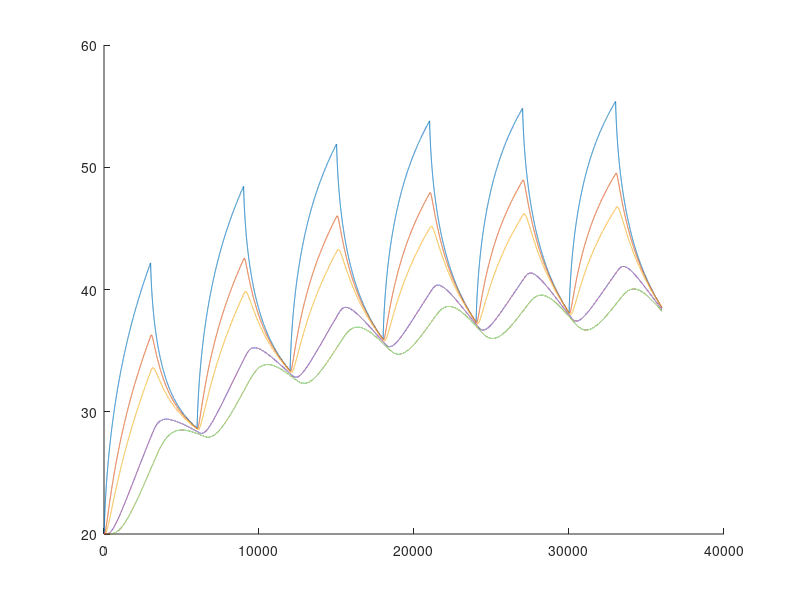
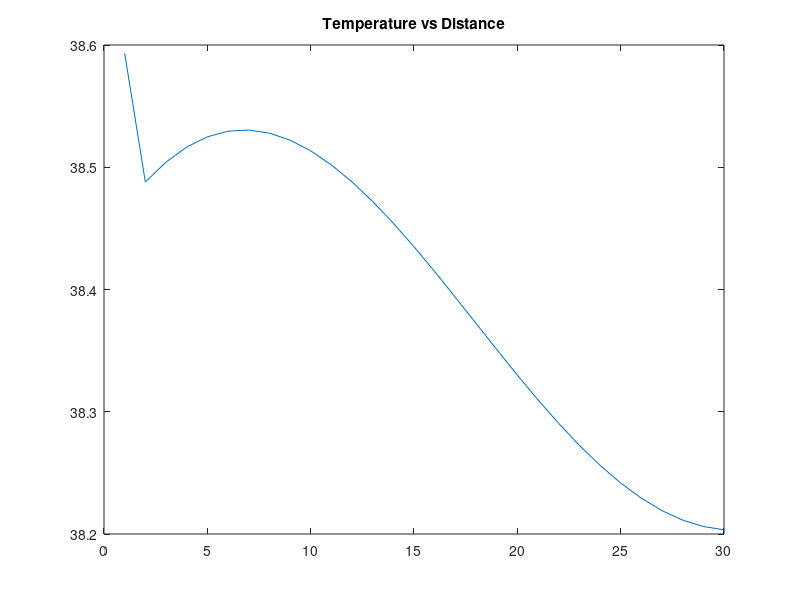

The MATLAB source for these figures, in order: (Note: this script raises an error after producing the figures.)
l = 0.3; %Length of rod
k = 205; %Conductivity
c = 900; %Heat capacity
p = 2700; %density
r = 0.01 ; %Radius
k_c = 5; 
sigma = 5.67*(10^-8); %Stefan-Boltzman constant
P = 9.6; %Power

delta_x = 0.01; %Distance step
N = l / delta_x; %Total Intervals
delta_t = 0.1; %Time step
%T_heat = 50; %Heating Temperature
T_amb = 20; %Ambient Temperature

T_coeff = delta_t/(c * p * pi * (r^2) * delta_x);

time = 36000;

x = linspace(0,l,((l/delta_x))); %Distance vector
x_mid = x+(delta_x/2); %Midpoint vector

Temp = zeros([time ((l/delta_x))]); %Temperature vector
Temp_change = zeros([1 ((l/delta_x))]); %Temperature change vector
Temp =Temp +T_amb;

 for i = 2:time
     
    if mod(floor(i/3000)+1,2)== 0
        P = 0;
    else
        P = 9.6;
    end

    %Mid points
    Temp_change(2:N-1) = (k*delta_t/(c*p))*((Temp(i-1,1:N-2)-2*Temp(i-1,2:N-1)+Temp(i-1,3:N))/(delta_x^2));
        
    %End points
    Temp_change(1) = Temp_change(1) +((-k/(c*p*(delta_x^2)))*(Temp(i-1,1) - Temp(i-1,2))*(delta_t)); %Transfer to next slice, 1 - 2
    Temp_change(1) = Temp_change(1) +((T_coeff)*P); %Gain from power source
    
    Temp_change(30) = (((k/(c*p*(delta_x^2)))*(Temp(i-1,29) - Temp(i-1,30))*(delta_t))); %Transfer from slice before
    
    Temp_change = Temp_change - (T_coeff)*(2*pi*r*delta_x)*(k_c*(Temp(i-1,:)-T_amb)+(sigma*((Temp(i-1,:)+273).^4-(T_amb+273)^4))); %Convective and radiative loss
     
    Temp(i,:) = Temp_change + Temp(i-1,:);

    %Plot settings
        
    %pause(.01);
 end

figure
hold on
plot(Temp(:,3));
plot(Temp(:,8));
plot(Temp(:,11));
plot(Temp(:,19));
plot(Temp(:,28));

figure
plot(Temp(time,:));
title('Temperature vs Distance');


%% Data Loop 
clear
a = arduino();

time = 18000;
scaleFactor = [1.01984713,0.9782054819,0.9905064832,0.9990749907,1.023384885,0.9889810292]; %experimentally determined scaling coefficients
x = [0.03 0.076 0.114 0.190 0.2755];

volts = zeros([time 7]);

tic

c0 = clock;
t0 = 3600*c0(4) + 60*c0(5) + c0(6); % Time in minutes
ts = datetime('now');
DateString = datestr(ts,30);

for i = 1:time
    %record raw voltage values from sensors
    volts(i,1) = readVoltage(a,'A0');%/scaleFactor(1);
    volts(i,2) = readVoltage(a,'A1');%/scaleFactor(2);
    volts(i,3) = readVoltage(a,'A2');%/scaleFactor(3);
    volts(i,4) = readVoltage(a,'A3');%/scaleFactor(4);
    volts(i,5) = readVoltage(a,'A4');%/scaleFactor(5);
    volts(i,6) = readVoltage(a,'A5');%/scaleFactor(6);
    volts(i,7) = toc;
    
    %Code to monitor sensors to make sure there is no sensor failure
    clf('reset')
    plot(x(:) , volts(i, 1:5)*100/scaleFactor(1:5), '*');
    ylim([0 80]);
 
    pause(.1);
    
    if mod(i,10) == 0
        filename = ['C:\Users\Cam\workspace\ENPH_Thermal_Lab\Al-rod_SW_20s_period' DateString '.csv'];
        csvwrite(filename,volts);
    end
end

